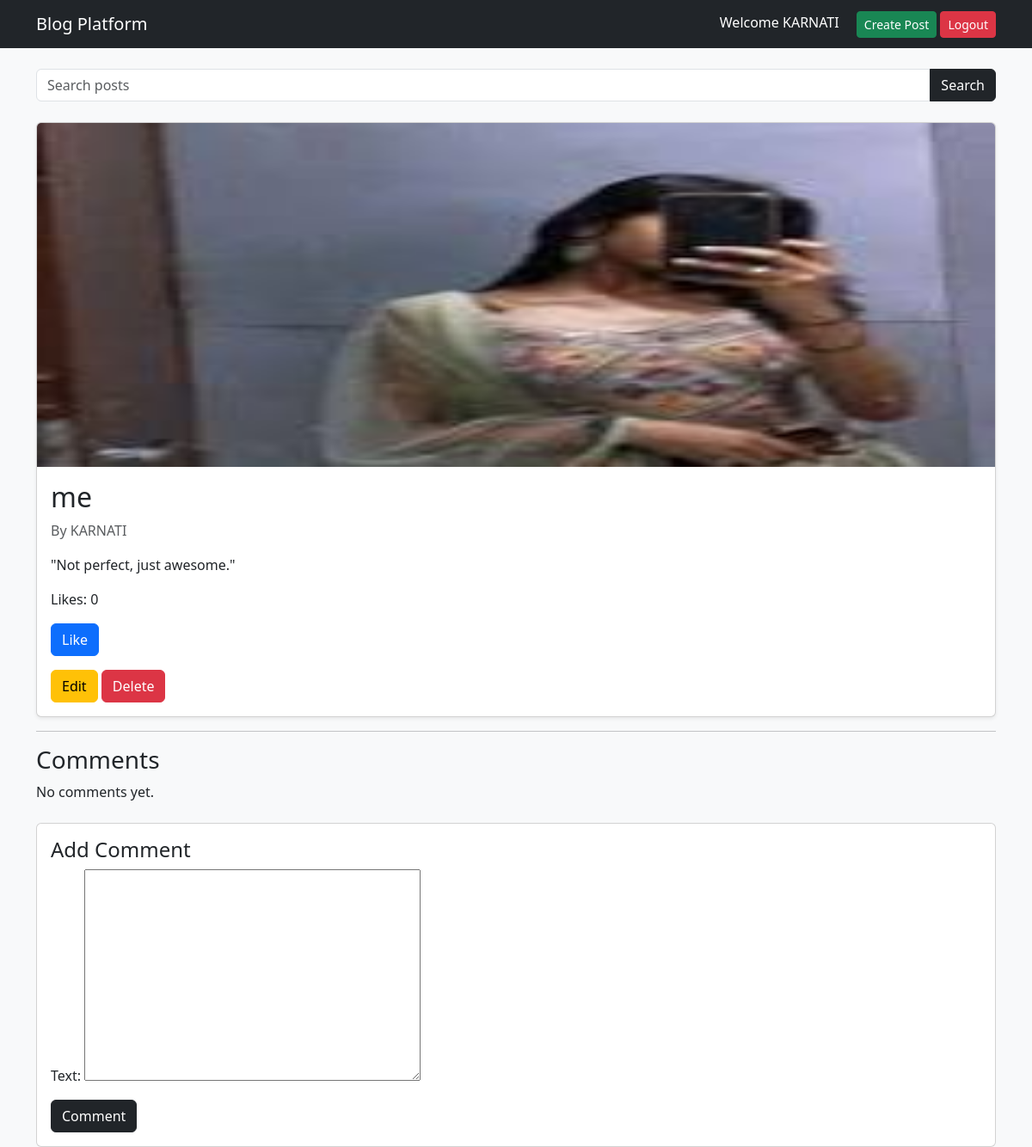
/post/6/ (signed in), run on the app's committed database.
### blog/models.py (models this page shows, shortened)
class Post(models.Model):
    author = models.ForeignKey(
        User,
        on_delete=models.CASCADE
    )
    title = models.CharField(max_length=200)
    content = models.TextField()
    image = models.ImageField(
        upload_to='post_images/',
        blank=True,
        null=True
    )
    likes = models.ManyToManyField(
        User,
        related_name='liked_posts',
        blank=True
    )
    created_at = models.DateTimeField(
        auto_now_add=True
    )

### blog/views.py (the view)
def post_detail(request, post_id):
    post = get_object_or_404(Post, id=post_id)
    comments = post.comment_set.all()
    if request.method == 'POST':
        if request.user.is_authenticated:
            form = CommentForm(request.POST)
            if form.is_valid():
                comment = form.save(commit=False)
                comment.post = post
                comment.user = request.user
                comment.save()
                return redirect('post_detail', post_id=post.id)
    else:
        form = CommentForm()
    return render(request, 'post_detail.html', {
        'post': post,
        'comments': comments,
        'form': form
    })

### blog/forms.py
class CommentForm(forms.ModelForm):
    class Meta:
        model = Comment
        fields = ['text']

### templates/post_detail.html (shortened to what this page needs)
{% extends 'base.html' %}
{% block content %}
<div class="card shadow-sm">
    {% if post.image %}
        <img
            src="{{ post.image.url }}"
            class="card-img-top"
            height="400"
        >
    {% endif %}
    <div class="card-body">
        <h2>
            {{ post.title }}
        </h2>
        <p class="text-muted">
            By {{ post.author.username }}
        </p>
        <p>
            {{ post.content }}
        </p>
        <p>
            Likes: {{ post.likes.count }}
        </p>
        {% if user.is_authenticated %}
        <form
            method="POST"
            action="{% url 'like_post' post.id %}"
        >
            <button
                type="submit"
                class="btn btn-primary"
            >
                {% if user in post.likes.all %}
                    Unlike
                {% else %}
                    Like
                {% endif %}
            </button>
        </form>
        {% endif %}
        {% if user == post.author %}
            <div class="mt-3">
                <a
                    href="{% url 'edit_post' post.id %}"
                    class="btn btn-warning"
                >
                    Edit
                </a>
                <a
                    href="{% url 'delete_post' post.id %}"
                    class="btn btn-danger"
                >
                    Delete
                </a>
            </div>
        {% endif %}
    </div>
</div>
<hr>
<h3>
    Comments
</h3>
{% for comment in comments %}
<div class="card mb-3">
    <div class="card-body">
        <strong>
            {{ comment.user.username }}
        </strong>
        <p>
            {{ comment.text }}
        </p>
    </div>
</div>
{% empty %}
<p>No comments yet.</p>
{% endfor %}
{% if user.is_authenticated %}
<div class="card mt-4">
    <div class="card-body">
        <h4>Add Comment</h4>
        <form method="POST">
            {{ form.as_p }}
            <button
                type="submit"
                class="btn btn-dark"
            >
                Comment
            </button>
        </form>
    </div>
</div>
{% endif %}
{% endblock %}

### templates/base.html (shortened to what this page needs)
{% load static %}
<!DOCTYPE html>
<html lang="en">
<head>
    <link
        href="https://cdn.jsdelivr.net/npm/bootstrap@5.3.3/dist/css/bootstrap.min.css"
        rel="stylesheet"
    >
</head>
<body class="bg-light">
<nav class="navbar navbar-expand-lg navbar-dark bg-dark">
    <div class="container">
        <a class="navbar-brand" href="/">
            Blog Platform
        </a>
        <div>
            {% if user.is_authenticated %}
                <span class="text-white me-3">
                    Welcome {{ user.username }}
                </span>
                <a
                    href="{% url 'create_post' %}"
                    class="btn btn-success btn-sm"
                >
                    Create Post
                </a>
                <a
                    href="{% url 'logout' %}"
                    class="btn btn-danger btn-sm"
                >
                    Logout
                </a>
            {% endif %}
        </div>
    </div>
</nav>
<div class="container mt-4">
    <form
        method="GET"
        action="{% url 'search_posts' %}"
        class="mb-4"
    >
        <div class="input-group">
            <input
                type="text"
                name="q"
                class="form-control"
                placeholder="Search posts"
            >
            <button
                type="submit"
                class="btn btn-dark"
            >
                Search
            </button>
        </div>
    </form>
    {% block content %}
    {% endblock %}
</div>
</body>
</html>

### data on the page
Post: image (picture), title "me", author.username "KARNATI", content "\"Not perfect, just awesome.\"", likes.count "0"

### other printed values
{{ user.username }} "KARNATI"
